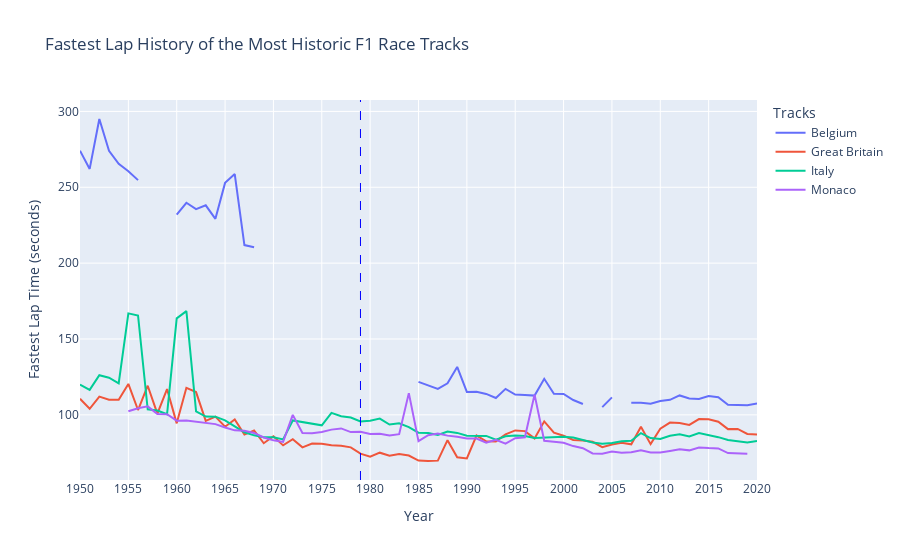

Here is the notebook cell this chart was saved with:
### Code cell
fig = pivRaceLaps.plot(title ='Fastest Lap History of the Most Historic F1 Race Tracks', labels={'value':'Fastest Lap Time (seconds)','variable':'Tracks'})
fig.add_vline(x=1979, line_width=1, line_dash="dash", line_color="blue")
fig.update_layout(xaxis = dict(tickmode = 'linear', dtick = 5))

### Figure 1 — Plotly figure (JSON) as saved in the notebook; plotly's stock layout.template omitted (floating-point values rounded to 4 significant figures)
{"data": [{"hovertemplate": "Tracks=Belgium<br>Year=%{x}<br>Fastest Lap Time (seconds)=%{y}<extra></extra>", "legendgroup": "Belgium", "line": {"color": "#636efa", "dash": "solid"}, "marker": {"symbol": "circle"}, "mode": "lines", "name": "Belgium", "orientation": "v", "showlegend": true, "type": "scatter", "x": [1950, 1951, 1952, 1953, 1954, 1955, 1956, 1957, 1958, 1959, 1960, 1961, 1962, 1963, 1964, 1965, 1966, 1967, 1968, 1969, 1970, 1971, 1972, 1973, 1974, 1975, 1976, 1977, 1978, 1979, 1980, 1981, 1982, 1983, 1984, 1985, 1986, 1987, 1988, 1989, 1990, 1991, 1992, 1993, 1994, 1995, 1996, 1997, 1998, 1999, 2000, 2001, 2002, 2003, 2004, 2005, 2006, 2007, 2008, 2009, 2010, 2011, 2012, 2013, 2014, 2015, 2016, 2017, 2018, 2019, 2020], "xaxis": "x", "y": [274.1, 262.1, 295, 274, 265.5, 260.6, 254.7, null, 238.3, null, 231.9, 239.8, 235.6, 238.1, 229.2, 252.9, 258.7, 211.9, 210.5, null, 207.4, null, null, null, null, null, null, null, null, null, null, null, null, 127.5, null, 121.7, 119.3, 117.2, 120.8, 131.6, 115.1, 115.2, 113.8, 111.1, 117.1, 113.4, 113.1, 112.7, 123.8, 114.0, 113.8, 109.8, 107.2, null, 105.1, 111.5, null, 108, 107.9, 107.3, 109.1, 109.9, 112.8, 110.8, 110.5, 112.4, 111.6, 106.6, 106.3, 106.4, 107.5], "yaxis": "y"}, {"hovertemplate": "Tracks=Great Britain<br>Year=%{x}<br>Fastest Lap Time (seconds)=%{y}<extra></extra>", "legendgroup": "Great Britain", "line": {"color": "#EF553B", "dash": "solid"}, "marker": {"symbol": "circle"}, "mode": "lines", "name": "Great Britain", "orientation": "v", "showlegend": true, "type": "scatter", "x": [1950, 1951, 1952, 1953, 1954, 1955, 1956, 1957, 1958, 1959, 1960, 1961, 1962, 1963, 1964, 1965, 1966, 1967, 1968, 1969, 1970, 1971, 1972, 1973, 1974, 1975, 1976, 1977, 1978, 1979, 1980, 1981, 1982, 1983, 1984, 1985, 1986, 1987, 1988, 1989, 1990, 1991, 1992, 1993, 1994, 1995, 1996, 1997, 1998, 1999, 2000, 2001, 2002, 2003, 2004, 2005, 2006, 2007, 2008, 2009, 2010, 2011, 2012, 2013, 2014, 2015, 2016, 2017, 2018, 2019, 2020], "xaxis": "x", "y": [110.6, 104, 112, 110, 110, 120.4, 103.2, 119.2, 100.8, 117, 94.4, 117.8, 115, 96, 98.8, 92.2, 97, 87, 89.7, 81.3, 85.9, 79.9, 84, 78.6, 81.1, 80.9, 79.91, 79.6, 78.6, 74.4, 72.37, 75.07, 73.03, 74.21, 73.19, 69.89, 69.59, 69.83, 83.31, 72.02, 71.29, 86.38, 82.54, 82.52, 87.1, 89.75, 89.29, 84.48, 95.7, 88.31, 86.22, 83.41, 83.08, 82.24, 78.7, 80.5, 81.6, 80.6, 92.1, 80.7, 90.9, 94.9, 94.7, 93.4, 97.2, 97.1, 95.5, 90.6, 90.7, 87.4, 87.1], "yaxis": "y"}, {"hovertemplate": "Tracks=Italy<br>Year=%{x}<br>Fastest Lap Time (seconds)=%{y}<extra></extra>", "legendgroup": "Italy", "line": {"color": "#00cc96", "dash": "solid"}, "marker": {"symbol": "circle"}, "mode": "lines", "name": "Italy", "orientation": "v", "showlegend": true, "type": "scatter", "x": [1950, 1951, 1952, 1953, 1954, 1955, 1956, 1957, 1958, 1959, 1960, 1961, 1962, 1963, 1964, 1965, 1966, 1967, 1968, 1969, 1970, 1971, 1972, 1973, 1974, 1975, 1976, 1977, 1978, 1979, 1980, 1981, 1982, 1983, 1984, 1985, 1986, 1987, 1988, 1989, 1990, 1991, 1992, 1993, 1994, 1995, 1996, 1997, 1998, 1999, 2000, 2001, 2002, 2003, 2004, 2005, 2006, 2007, 2008, 2009, 2010, 2011, 2012, 2013, 2014, 2015, 2016, 2017, 2018, 2019, 2020], "xaxis": "x", "y": [120, 116.5, 126.1, 124.5, 120.8, 166.9, 165.5, 103.7, 102.9, 100.4, 163.6, 168.4, 102.3, 98.9, 98.8, 96.4, 92.4, 88.5, 86.5, 85.2, 85.2, 83.8, 96.3, 95.3, 94.2, 93.1, 101.3, 99.1, 98.23, 95.6, 96.09, 97.53, 93.62, 94.43, 91.91, 88.28, 88.1, 86.8, 89.07, 88.11, 86.25, 86.06, 86.12, 83.58, 85.93, 86.42, 86.11, 84.81, 85.14, 85.58, 85.59, 85.07, 83.66, 81.83, 81, 81.5, 82.6, 82.9, 88, 84.7, 84.1, 86.2, 87.2, 85.8, 88, 86.7, 85.3, 83.4, 82.5, 81.8, 82.7], "yaxis": "y"}, {"hovertemplate": "Tracks=Monaco<br>Year=%{x}<br>Fastest Lap Time (seconds)=%{y}<extra></extra>", "legendgroup": "Monaco", "line": {"color": "#ab63fa", "dash": "solid"}, "marker": {"symbol": "circle"}, "mode": "lines", "name": "Monaco", "orientation": "v", "showlegend": true, "type": "scatter", "x": [1950, 1951, 1952, 1953, 1954, 1955, 1956, 1957, 1958, 1959, 1960, 1961, 1962, 1963, 1964, 1965, 1966, 1967, 1968, 1969, 1970, 1971, 1972, 1973, 1974, 1975, 1976, 1977, 1978, 1979, 1980, 1981, 1982, 1983, 1984, 1985, 1986, 1987, 1988, 1989, 1990, 1991, 1992, 1993, 1994, 1995, 1996, 1997, 1998, 1999, 2000, 2001, 2002, 2003, 2004, 2005, 2006, 2007, 2008, 2009, 2010, 2011, 2012, 2013, 2014, 2015, 2016, 2017, 2018, 2019, 2020], "xaxis": "x", "y": [111, null, null, null, null, 102.4, 104.4, 105.6, 100.6, 100.4, 96.2, 96.3, 95.5, 94.5, 93.9, 91.7, 89.8, 89.5, 88.1, 85.1, 83.2, 82.2, 100, 88.1, 87.9, 88.67, 90.28, 91.07, 88.65, 88.82, 87.42, 87.47, 86.35, 87.28, 114.3, 82.64, 86.61, 87.69, 86.32, 85.5, 84.47, 84.37, 81.6, 83.6, 81.08, 84.62, 85.2, 113.3, 82.95, 82.26, 81.57, 79.42, 78.02, 74.55, 74.4, 75.8, 75.1, 75.3, 76.7, 75.2, 75.2, 76.2, 77.3, 76.6, 78.5, 78.1, 77.9, 74.8, 74.3, 74.3, null], "yaxis": "y"}], "layout": {"autosize": true, "legend": {"title": {"text": "Tracks"}, "tracegroupgap": 0}, "shapes": [{"line": {"color": "blue", "dash": "dash", "width": 1}, "type": "line", "x0": 1979, "x1": 1979, "xref": "x", "y0": 0, "y1": 1, "yref": "y domain"}], "title": {"text": "Fastest Lap History of the Most Historic F1 Race Tracks"}, "xaxis": {"anchor": "y", "autorange": true, "domain": [0, 1], "dtick": 5, "range": [1950, 2020], "tickmode": "linear", "title": {"text": "Year"}, "type": "linear"}, "yaxis": {"anchor": "x", "autorange": true, "domain": [0, 1], "range": [57.07, 307.5], "title": {"text": "Fastest Lap Time (seconds)"}, "type": "linear"}}}
